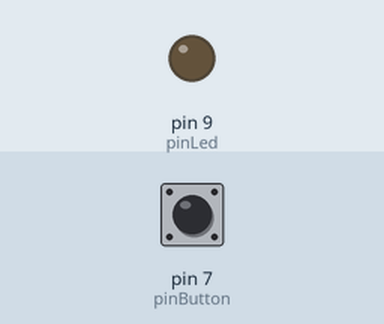
A sketch run on a simulated Arduino Leonardo, built with avr-gcc and run on an emulated ATmega32U4. Shown: output pins drawn as LEDs (lit = HIGH). The test bench sets the inputs (shaded band); at power-on: pin 7 (pinButton) HIGH. USB keyboard and mouse output is not drawn.

Above: at 1.2 s.
1.3 s: pin 7 (pinButton) pulled LOW for 1 s
At 1.7 s:
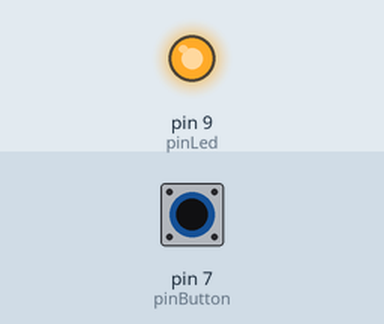
3.8 s: pin 7 (pinButton) pulled LOW for 3.2 s
At 8.1 s:
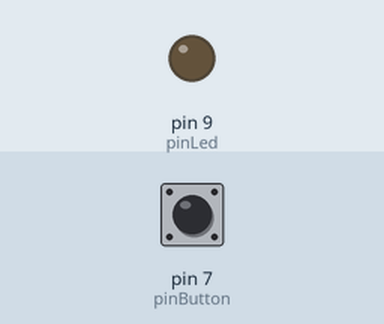
Timing chart, 0 to 9.6 s (numbered marks = the images above; inputs shaded):
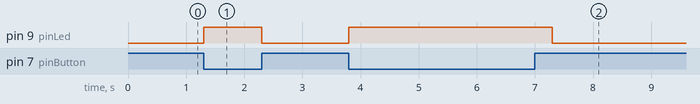

Measured:
- after the input at 1.3 s, pin 9 (pinLed): LOW → HIGH at once, → LOW 1.0 s later
- after the input at 3.8 s, pin 9 (pinLed): LOW → HIGH at once, → LOW 3.5 s later

The sketch:

volume_up_test.ino
```cpp
#include "HID-Project.h"

const int pinLed = 9;
const int pinButton = 7;

void setup() {
  // put your setup code here, to run once:
  pinMode(pinLed, OUTPUT);
  pinMode(pinButton, INPUT_PULLUP);

  // Sends a clean report to the host. This is important on any Arduino type.
  Consumer.begin();
}

void loop() {
  // put your main code here, to run repeatedly:
  if (!digitalRead(pinButton)) {
    digitalWrite(pinLed, HIGH);

    // See HID Project documentation for more Consumer keys
    for (int i = 0; i<100; i++) {
      Consumer.write(MEDIA_VOLUME_UP);
    }

    // Simple debounce
    delay(300);
    digitalWrite(pinLed, LOW);
  }
}
```
